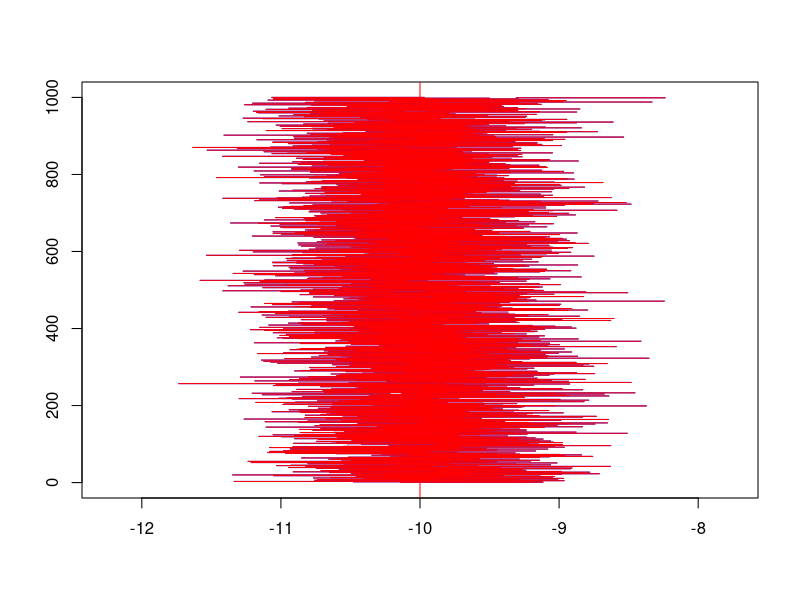

This figure's R source:
# Exercice 2
  # Question 1 et 2
  M = 1000; mu = -10; n = 20; sigma = 1.5; Binf = c(); Bsup = c()
  Xbar = c(); Sc = c(); count = 0; Cq = qt(0.95, n-1)
  
  # definir le cadre du graphique type="n": sans graphique
  plot(range(c(mu-1.5*sigma,mu+1.5*sigma)), range(c(0,M)), type="n", 
  xlab="", ylab="" ) 
  abline(v=mu, col="red") # tracer le seqment Vertical representant 
  
  for(i in 1:M){
    Echant = rnorm(n, mu, sigma)
    Xbar[i] = mean(Echant)
    Sc[i] = var(Echant)
    Binf[i] = Xbar[i] - sqrt(Sc[i])*Cq/sqrt(n)
    Bsup[i] = Xbar[i] + sqrt(Sc[i])*Cq/sqrt(n)
    if(Binf[i] <= mu & Bsup[i] >= mu){count = count + 1}
    lines(c(Binf[i],Bsup[i]), c(i,i), col="blue") # trace les intervalles
  }
  count/M  #0.91 assez proche de 1-alpha
  
  # Question 3, 4 et 5: intervalle de confiance de la variance
  C1 = qchisq(0.025, n-1); C2 = qchisq(0.975, n-1)
  C11 = qchisq(0.04461, n-1); C22 = qchisq(1-0.00539, n-1)
  Binf_var1 = c(); Bsup_var1 = c(); count_var1 = 0
  Binf_var2 = c(); Bsup_var2 = c(); count_var2 = 0
  c_lg = 0
  for(i in 1:M){
    Echant = rnorm(n, mu, sigma)
    Sc[i] = var(Echant)
    Binf_var1[i] = (n - 1)*Sc[i]/C2
    Bsup_var1[i] = (n - 1)*Sc[i]/C1
    Binf_var2[i] = (n - 1)*Sc[i]/C22
    Bsup_var2[i] = (n - 1)*Sc[i]/C11
    if(Binf_var2[i] <= sigma & Bsup_var2[i] >= sigma){count_var2 = count_var2 + 1}
    if(Binf_var1[i] <= sigma & Bsup_var1[i] >= sigma){count_var1 = count_var1 + 1}
    lines(c(Binf[i],Bsup[i]), c(i,i), col="red") # trace les intervalles
    if(Bsup_var2[i] - Binf_var2[i] < Bsup_var1[i] - Binf_var1[i]){c_lg = c_lg + 1}
  }
  count_var1/M # 0.79
  count_var2/M # 0.9, assez proche de 0.95
  c_lg/M # 1 les les longueurs des ces intervalles sont plus petites que  
         #   celles avec les quantiles alpha/2
